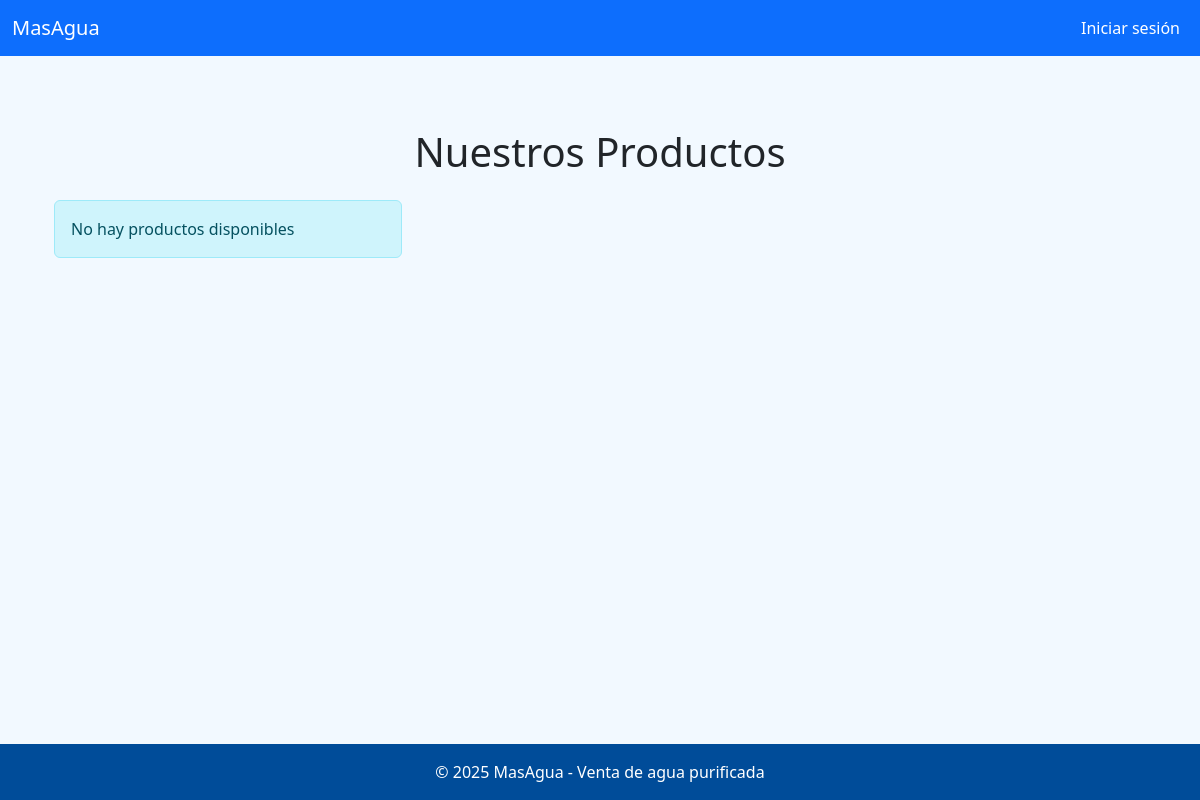
The page /catalogo/ on the database as committed earlier.
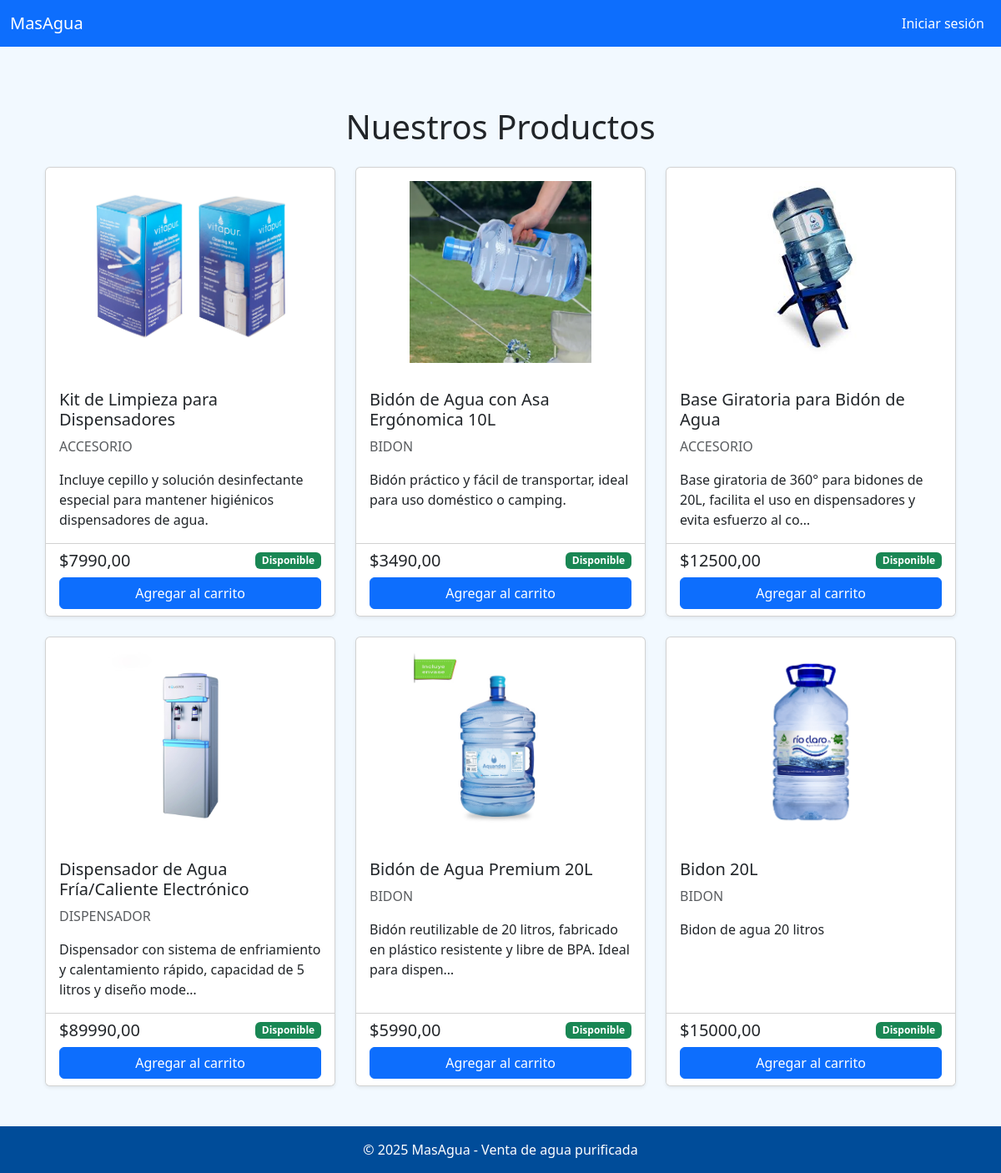
The same page on the database as committed later.
### core/models.py (models this page shows, shortened)
class Producto(models.Model):
    TIPO_PRODUCTO_CHOICES = [
        ('BIDON', 'Bidón de Agua'),
        ('DISPENSADOR', 'Dispensador'),
        ('ACCESORIO', 'Accesorio'),
    ]
    nombre = models.CharField(max_length=100)
    precio = models.DecimalField(max_digits=10, decimal_places=2)
    descripcion = models.TextField(blank=True, null=True)
    stock = models.PositiveIntegerField(default=0)
    tipo_producto = models.CharField(max_length=20, choices=TIPO_PRODUCTO_CHOICES)
    imagen = models.ImageField(upload_to='productos/', blank=True, null=True)
    fecha_creacion = models.DateTimeField(auto_now_add=True)
    activo = models.BooleanField(default=True)
    class Meta:
        verbose_name = 'Producto'
        verbose_name_plural = 'Productos'
        ordering = ['-fecha_creacion']

### core/views.py (the view)
# urls.py: path('catalogo/', views.catalogo_productos, name='catalogo'),
def catalogo_productos(request):
    productos = Producto.objects.filter(activo=True).order_by('-fecha_creacion')
    return render(request, 'productos/catalogo.html', {'productos': productos})

### core/templates/productos/catalogo.html
{% extends 'core/base.html' %}
{% block content %}
<div class="container my-5">
    <h1 class="text-center mb-4">Nuestros Productos</h1>
    <div class="row row-cols-1 row-cols-md-3 g-4">
        {% for producto in productos %}
        <div class="col">
            <div class="card h-100 shadow-sm">
                {% if producto.imagen %}
                <img src="{{ producto.imagen.url }}" class="card-img-top p-3" alt="{{ producto.nombre }}"
                    style="height: 250px; object-fit: contain;">
                {% endif %}
                <div class="card-body">
                    <h5 class="card-title">{{ producto.nombre }}</h5>
                    <p class="text-muted">{{ producto.tipo_producto }}</p>
                    <p class="card-text">{{ producto.descripcion|truncatechars:100 }}</p>
                </div>
                <div class="card-footer bg-white">
                    <div class="d-flex justify-content-between align-items-center">
                        <span class="h5 mb-0">${{ producto.precio }}</span>
                        <span class="badge bg-{% if producto.stock > 0 %}success{% else %}danger{% endif %}">
                            {% if producto.stock > 0 %}Disponible{% else %}Agotado{% endif %}
                        </span>
                    </div>
                    {% if producto.stock > 0 %}
                    <a href="{% url 'agregar_al_carrito' producto.id %}" class="btn btn-primary w-100 mt-2">
                        Agregar al carrito
                    </a>
                    {% endif %}
                </div>
            </div>
        </div>
        {% empty %}
        <div class="col-12">
            <div class="alert alert-info">No hay productos disponibles</div>
        </div>
        {% endfor %}
    </div>
</div>
{% endblock %}

### core/templates/core/base.html (shortened to what this page needs)
<!DOCTYPE html>
<html lang="es">
<head>
    <link href="https://cdn.jsdelivr.net/npm/bootstrap@5.3.0/dist/css/bootstrap.min.css" rel="stylesheet">
</head>
<body>
    <nav class="navbar navbar-expand-lg navbar-dark bg-primary">
        <div class="container-fluid">
            <a class="navbar-brand" href="{% url 'index' %}">MasAgua</a>
            <div class="collapse navbar-collapse" id="navbarNav">
                {% if user.is_authenticated %}
                <ul class="navbar-nav me-auto">
                    <li class="nav-item">
                        <a class="nav-link" href="{% url 'catalogo' %}">Productos</a>
                    </li>
                    {% if user.profile.role == 'administrador' %}
                    <li class="nav-item">
                        <a class="nav-link" href="{% url 'lista_productos' %}">Gestión</a>
                    </li>
                    <li class="nav-item">
                        <a class="nav-link" href="{% url 'ver_carrito' %}">
                            Carrito <span class="badge bg-light text-dark">{{ user.carrito.items.count }}</span>
                        </a>
                    </li>
                    <li class="nav-item">
                        <a class="nav-link" href="{% url 'listar_ordenes' %}">Pedidos</a>
                    </li>
                    {% endif %}
                    {% if user.profile.role == 'cliente' %}
                    <li class="nav-item">
                        <a class="nav-link" href="{% url 'ver_carrito' %}">
                            Carrito <span class="badge bg-light text-dark">{{ user.carrito.items.count }}</span>
                        </a>
                    </li>
                    {% endif %}
                </ul>
                <ul class="navbar-nav ms-auto">
                    <li class="nav-item dropdown">
                        <a class="nav-link dropdown-toggle" href="#" role="button" data-bs-toggle="dropdown">
                            <i class="bi bi-person-circle"></i> {{ user.username }}
                        </a>
                        <ul class="dropdown-menu dropdown-menu-end">
                            <li>
                                <span class="dropdown-item-text">
                                    Rol: <strong>{{ user.profile.get_role_display }}</strong>
                                </span>
                            </li>
                            <li>
                                <hr class="dropdown-divider">
                            </li>
                            <li><a class="dropdown-item" href="{% url 'logout' %}">Cerrar sesión</a></li>
                        </ul>
                    </li>
                </ul>
                {% else %}
                <ul class="navbar-nav ms-auto">
                    <li class="nav-item">
                        <a class="nav-link" href="{% url 'login' %}">Iniciar sesión</a>
                    </li>
                </ul>
                {% endif %}
            </div>
        </div>
    </nav>
    <main class="container mt-4">
        {% block content %}{% endblock %}
    </main>
    <footer class="text-center">
        &copy; 2025 MasAgua - Venta de agua purificada
    </footer>
</body>
</html>

### core/templates/core/base.html (style rules this page uses)
body { background-color: #f2f9ff; min-height: 100vh; display: flex; flex-direction: column; }
main { flex: 1; }
header, footer, .navbar { background-color: #0077cc; }
.navbar-brand, .nav-link, .navbar-text { color: white !important; }
footer { background-color: #004c99; color: white; padding: 1rem; margin-top: auto; }

Rows that differ between the two databases and show on the page:
added Producto: imagen (picture), nombre "Kit de Limpieza para Dispensadores", tipo_producto "ACCESORIO", descripcion "Incluye cepillo y solución desinfectante especial para mantener higiénicos dispensadores de agua.", precio "7990,00", stock "Disponible"
added Producto: imagen (picture), nombre "Bidón de Agua con Asa Ergónomica 10L", tipo_producto "BIDON", descripcion "Bidón práctico y fácil de transportar, ideal para uso doméstico o camping.", precio "3490,00", stock "Disponible"
added Producto: imagen (picture), nombre "Base Giratoria para Bidón de Agua", tipo_producto "ACCESORIO", descripcion "Base giratoria de 360° para bidones de 20L, facilita el uso en dispensadores y evita esfuerzo al co…", precio "12500,00", stock "Disponible"
added Producto: imagen (picture), nombre "Dispensador de Agua Fría/Caliente Electrónico", tipo_producto "DISPENSADOR", descripcion "Dispensador con sistema de enfriamiento y calentamiento rápido, capacidad de 5 litros y diseño mode…", precio "89990,00", stock "Disponible"
added Producto: imagen (picture), nombre "Bidón de Agua Premium 20L", tipo_producto "BIDON", descripcion "Bidón reutilizable de 20 litros, fabricado en plástico resistente y libre de BPA. Ideal para dispen…", precio "5990,00", stock "Disponible"
added Producto: imagen (picture), nombre "Bidon 20L", tipo_producto "BIDON", descripcion "Bidon de agua 20 litros", precio "15000,00", stock "Disponible"
Other text that changed with them:
text no longer shown: "No hay productos disponibles"
